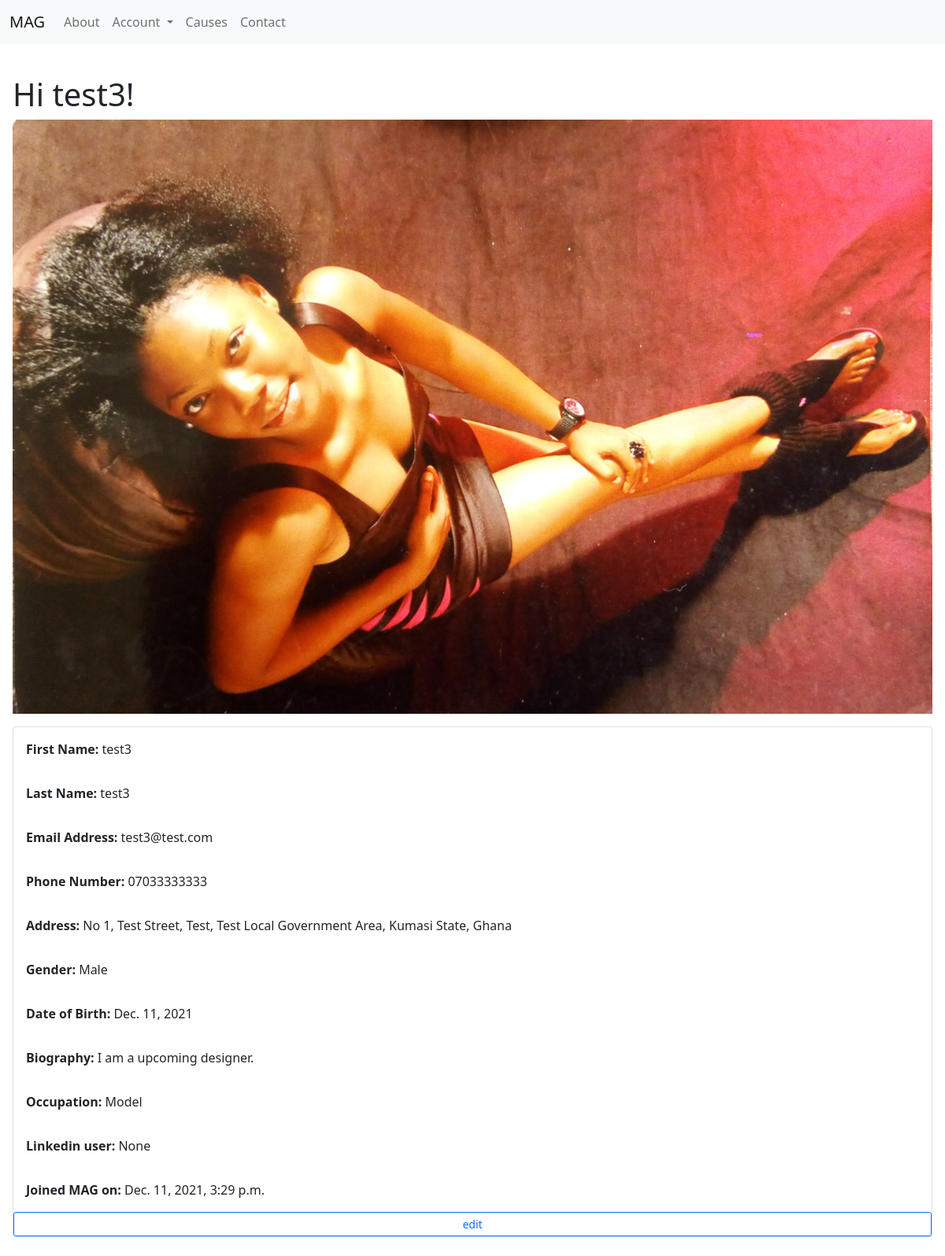
The app's page /users/p/test3/ (signed in) with its own data.
### main/models.py (models this page shows)
class User(AbstractUser):
    phone = models.CharField(max_length=11, blank=True, null=True)
    gender = models.CharField(max_length=8, blank=True, null=True)
    birthday = models.DateField(null=True, blank=True)
    bio = models.TextField(max_length=500, blank=True, null=True)
    address = models.CharField(max_length=255, blank=True, null=True)
    city = models.CharField(max_length=32, blank=True, null=True)
    lga = models.CharField(max_length=32, blank=True, null=True)
    state = models.CharField(max_length=32, blank=True, null=True)
    country = models.CharField(max_length=32, blank=True, null=True)
    occupation = models.CharField(max_length=64, blank=True, null=True)
    linkedin = models.URLField(blank=True, null=True)
    followers = models.ManyToManyField(settings.AUTH_USER_MODEL, related_name = 'user_followers', blank=True)
    following = models.ManyToManyField(settings.AUTH_USER_MODEL, related_name = 'user_following', blank=True)
    profile_pic = models.ImageField(blank=True, null=True, upload_to="main/users/profile-pics")
    total_contribution = models.FloatField(default=0.0)
    monthly_donation = models.BooleanField(default=False)
    monthly_vote = models.BooleanField(default=False)
    rank = models.CharField(max_length=32, blank=True, null=True)

### main/views.py (the view)
# urls.py: path("users/p/<slug>/", views.user_profile, name="user-profile"),
def user_profile(request, slug):
    if request.user.is_authenticated:
        try:
            user = User.objects.get(username=slug)
            context = {
                'user': user
            }
            return render(request, "main/user-profile.html", context)
        except ObjectDoesNotExist:
            messages.info(request, f"{slug} does not exist")
            return redirect("index")
    else:
        messages.info(request, "Please login to view profile")
        return redirect("login")

### main/templates/main/user-profile.html (shortened to what this page needs)
{% extends "main/layout.html" %}
{% block body %}
    <main>
        <div class="row">
            <h1 class="col">
                Hi {{user.username}}!
            </h1>
            {% if user.profile_pic %}
                <img class="col input-field-file img-fluid" id="profile-pic-
                field" src="{{ user.profile_pic.url }}" alt="{{user.username}} user picture" height="5rem" weight="5rem">
            {% endif %}
        </div>
        <div class="card mb-4 mt-3">
            <div class="card-body">
                <strong>First Name:</strong>
                <span class="col input-field" id="first-name-field"> {{user.first_name}}
                </span>
            </div>
            <div class="card-body">
                <strong>Last Name:</strong>
                <span class="col input-field" id="last-name-field"> {{user.last_name}}
                </span>
            </div>
            <div class="card-body">
                <strong>Email Address: </strong>
                <span>
                    {{user.email}}
                </span>
            </div>
            <div class="card-body">
                <strong>Phone Number: </strong>
                    <span class="input-field" id="phone-field">
                        {{user.phone}}
                    </span>
            </div>
            <div class="card-body">
                <strong>
                    Address:
                </strong>
                <span class="input-field"  id="address-field">
                {% if user.address %}
                    {{user.address}},
                {% endif %}
                </span>
                <span class="input-field" id="city-field">
                {% if user.city %}
                    {{user.city}},
                {% endif %}
                </span>
                <span class="input-field" id="lga-field">
                {% if user.lga %}
                    {{user.lga}} Local Government Area,
                {% endif %}
                </span>
                <span class="input-field" id="state-field">
                {% if user.state %}
                    {{user.state}} State,
                {% endif %}
                </span>
                <span class="input-field" id="country-field">
                {% if user.country %}
                    {{user.country}}
                {% endif %}
                </span>
            </div>
            <div class="card-body">
                <strong>Gender: </strong>
                <span class="input-field" id="gender-field">
                    {{user.gender}}
                </span>
            </div>
            <div class="card-body">
                <strong>Date of Birth: </strong>
                <span class="input-field" id="birthday-field">
                    {{user.birthday}}
                </span>
            </div>
            <div class="card-body">
                <strong>
                    Biography:
                </strong>
                <span class="input-field" id="bio-field">
                    {{user.bio}}
                </span>
            </div>
            <div class="card-body">
                <strong>
                    Occupation:
                </strong>
                <span>
                    {{user.occupation}}
                </span>
            </div>
            <div class="card-body">
                <strong>
                    Linkedin user:
                </strong>
                <span>
                    {{user.linkedin}}
                </span>
            </div>
            <div class="card-body">
                <strong>
                    Joined MAG on:
                </strong>
                <span>
                    {{user.date_joined}}
                </span>
            </div>
            <a class="btn btn-outline-primary btn-sm" href="{% url 'user-profile-edit' %}">
                edit
            </a>
        </div>
    </main>
{% endblock %}

### records on screen
User: username "test3", profile_pic (picture), first_name "test3", last_name "test3", email "test3@test.com", phone "07033333333", address "No 1, Test Street", city "Test", lga "Test", state "Kumasi", country "Ghana", gender "Male", birthday "Dec. 11, 2021", bio "I am a upcoming designer.", occupation "Model", linkedin "None", date_joined "Dec. 11, 2021, 3:29 p.m."
